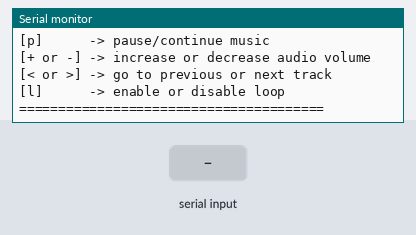
Simulated run of this program. Board: ESP32. Shown: the last lines printed to the serial monitor. The inputs (shaded band) are chosen by the test bench. The audio player accepts every command and is not drawn.

Above: at 2.0 s.
2.1 s: "<1>" received over Serial
At 2.51 s:
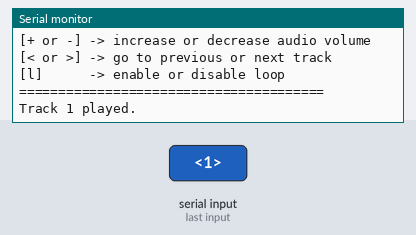
3.6 s: "<+>" received over Serial
At 3.84 s:
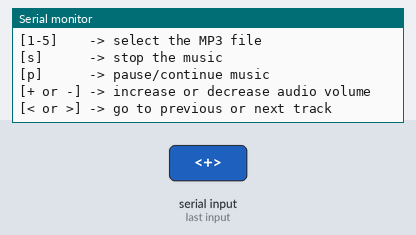
5.4 s: "<90,45>" received over Serial
At 5.68 s:
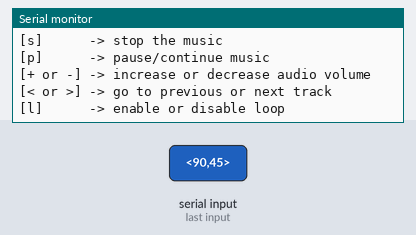
7.6 s: "<30,150>" received over Serial
At 8.71 s:
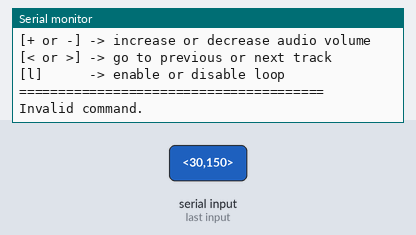
10.6 s: "<s90>" received over Serial
At 11.29 s:
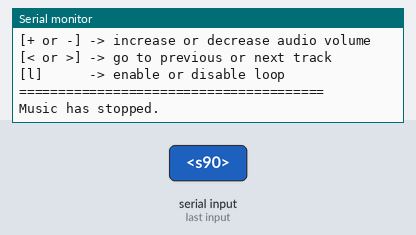
Timing chart, 0 to 13.6 s (numbered marks = the images above; inputs shaded):
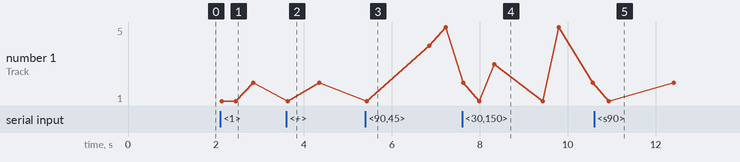

The program:

main.cpp
```cpp
#include <Arduino.h>
#include <SoftwareSerial.h>
#include <DFRobotDFPlayerMini.h>

int Player_state = 13;

bool isPaused = false;
bool isLoopEnabled = false;

// Use pins 2 and 3 to communicate with DFPlayer Mini
static const uint8_t PIN_MP3_TX = 27; // Connects to module's RX
static const uint8_t PIN_MP3_RX = 26; // Connects to module's TX
SoftwareSerial softwareSerial(PIN_MP3_RX, PIN_MP3_TX);

// Create the Player object
DFRobotDFPlayerMini player;

// Interfacing using Serial
void menu_opcoes() {
  Serial.println();
  Serial.println(F("======================================="));
  Serial.println(F("Commands:"));
  Serial.println(F("[1-5]    -> select the MP3 file"));
  Serial.println(F("[s]      -> stop the music"));
  Serial.println(F("[p]      -> pause/continue music"));
  Serial.println(F("[+ or -] -> increase or decrease audio volume"));
  Serial.println(F("[< or >] -> go to previous or next track"));
  Serial.println(F("[l]      -> enable or disable loop"));
  Serial.println();
  Serial.println(F("======================================="));
}

void setup() {
  pinMode(Player_state, INPUT_PULLUP);

  // Init USB serial port for debugging
  Serial.begin(9600);
  // Init serial port for DFPlayer Mini
  softwareSerial.begin(9600);

  Serial.println(F("Initializing DFPlayer Mini..."));

  if (player.begin(softwareSerial)) {
    Serial.println(F("Initialization success!"));
  } else {
    Serial.println(F("Failed to initialize DFPlayer Mini!"));
    Serial.println(F("Try this:"));
    Serial.println(F("1. Check the DFPlayer Mini connections"));
    Serial.println(F("2. Insert an SD card"));
    return;
  }

  // Setups
  player.setTimeOut(500);
  player.volume(15);
  player.EQ(DFPLAYER_EQ_NORMAL);
  player.playMp3Folder(1);

  menu_opcoes();
}

void loop() {
    // if (digitalRead(Player_state) == LOW) {
    //     Serial.println("audio is playing");
    // } else {
    //     Serial.println("audio is not playing");
    // }
  if (Serial.available() > 0) {
    uint8_t command = Serial.read();

    switch (command) {
      // Play the music
      case '1':
      case '2':
      case '3':
      case '4':
      case '5':
        Serial.printf("Track %c played.\n", command);
        player.playMp3Folder(command - 48);
        break;

      // Stop the music
      case 's':
        player.stop();
        Serial.println(F("Music has stopped."));
        break;

      // Pause or continue the music
      case 'p':
        isPaused = !isPaused;

        if (!isPaused) {
          player.start();
          Serial.println(F("Music continue..."));
        } else {
          player.pause();
          Serial.println(F("Music paused!"));
        }
        break;

      // Increase the volume
      case '+':
        player.volumeUp();
        Serial.printf("Current volume: %d\n", player.readVolume());
        break;

      // Decrease the volume
      case '-':
        player.volumeDown();
        Serial.printf("Current volume: %d\n", player.readVolume());
        break;

      case '<':
        player.previous();
        Serial.printf("Track %d played.\n", player.readCurrentFileNumber());
        break;

      case '>':
        player.next();
        Serial.printf("Track %d played.\n", player.readCurrentFileNumber());
        break;

      case 'l':
        isLoopEnabled = !isLoopEnabled;
        Serial.printf("Changing loop status to %s\n", isLoopEnabled? "true" : "false");
        break;

      default:
        Serial.println(F("Invalid command."));
        break;
    }

    if (isLoopEnabled) {
      player.enableLoop();
      Serial.println(F("Loop status: true"));
    } else {
      player.disableLoop();
      Serial.println(F("Loop status: false"));
    }

    menu_opcoes();
  }
}
```

Measured:
- after the input at 2.1 s, the serial monitor: prints a new line at once (image 1)
- after the input at 7.6 s, the serial monitor: prints a new line after 0.72 s (image 4)
- after the input at 10.6 s, the serial monitor: prints a new line after 0.67 s (image 5)
- plotted number 1: 2 → 5 after the input at 5.4 s
